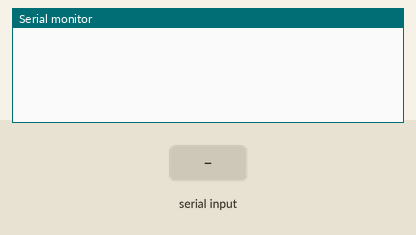
This sketch was run on a simulated Arduino Uno, built with avr-gcc and run on an emulated ATmega328P. Parts: the last lines printed to the serial monitor. The inputs (shaded band) are chosen by the test bench.

Above: at 1.2 s.
1.3 s: "90,45\n" received over Serial
At 3.0 s:
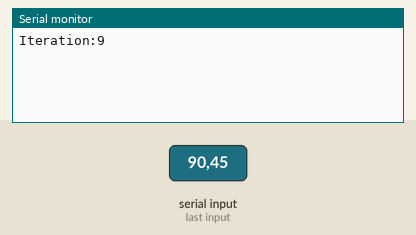
4.3 s: "30,150\n" received over Serial
At 7.0 s:
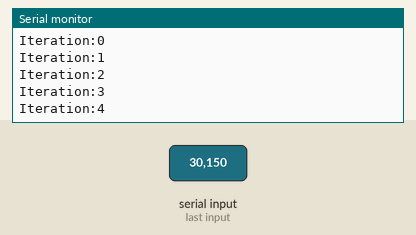
Timing chart, 0 to 8.5 s (numbered marks = the images above; inputs shaded):
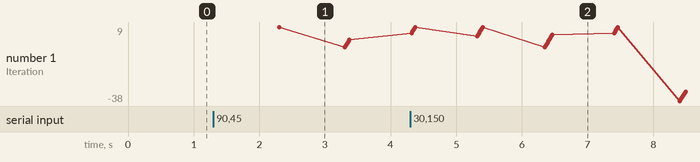

The sketch:

for_twoVariable.ino
```cpp
void setup() {
  // put your setup code here, to run once:
Serial.begin(9600);
}

void loop() {
 if (Serial.available()>0)
  {
int a=Serial.read();
delay(1000);
int b=Serial.read();
int i,j;
for (i=(a-48),j=(b-48); i<10 and j<10;i++,j++)
{

  {
  Serial.print("Iteration:");
  Serial.println(i);
  }}}


}
/*18:18:34.500 -> Iteration:8
18:18:34.500 -> Iteration:9
18:18:34.500 -> Iteration...:8
18:18:34.534 -> Iteration...:9
18:18:34.534 -> Ite:8
18:18:34.568 -> Ite:9
18:18:34.568 -> ITERATION:8
18:18:34.568 -> ITERATION:9
18:18:34.603 -> ITE:9
18:18:34.603 -> ITE:10
18:18:34.603 -> Iteration:8
18:18:34.603 -> Iteration:9
18:18:34.637 -> Iteration:10
18:18:34.637 -> Ite:8
18:18:34.672 -> Ite:9
18:18:34.672 -> Ite:10
18:18:34.672 -> ITERATION:8
18:18:34.672 -> ITERATION:9
18:18:34.706 -> ITERATION:10
18:18:34.706 -> ITE:9
18:18:34.706 -> ITE:10
18:18:34.740 -> ITE:11

*/
```

Measured:
- after the input at 1.3 s, the serial monitor: prints a new line after 1.0 s (image 1)
- after the input at 4.3 s, the serial monitor: prints a new line after 1.0 s (image 2)
